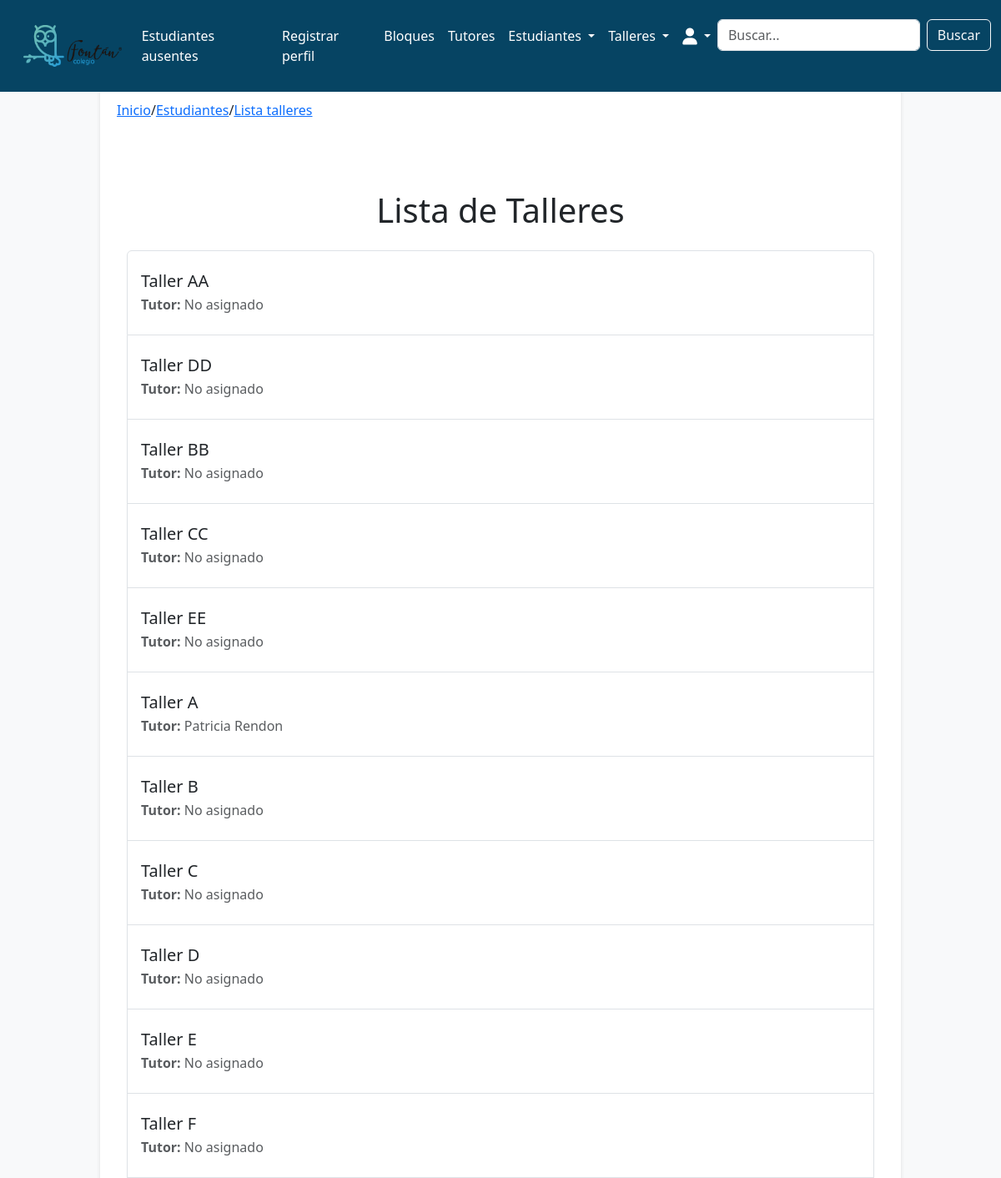
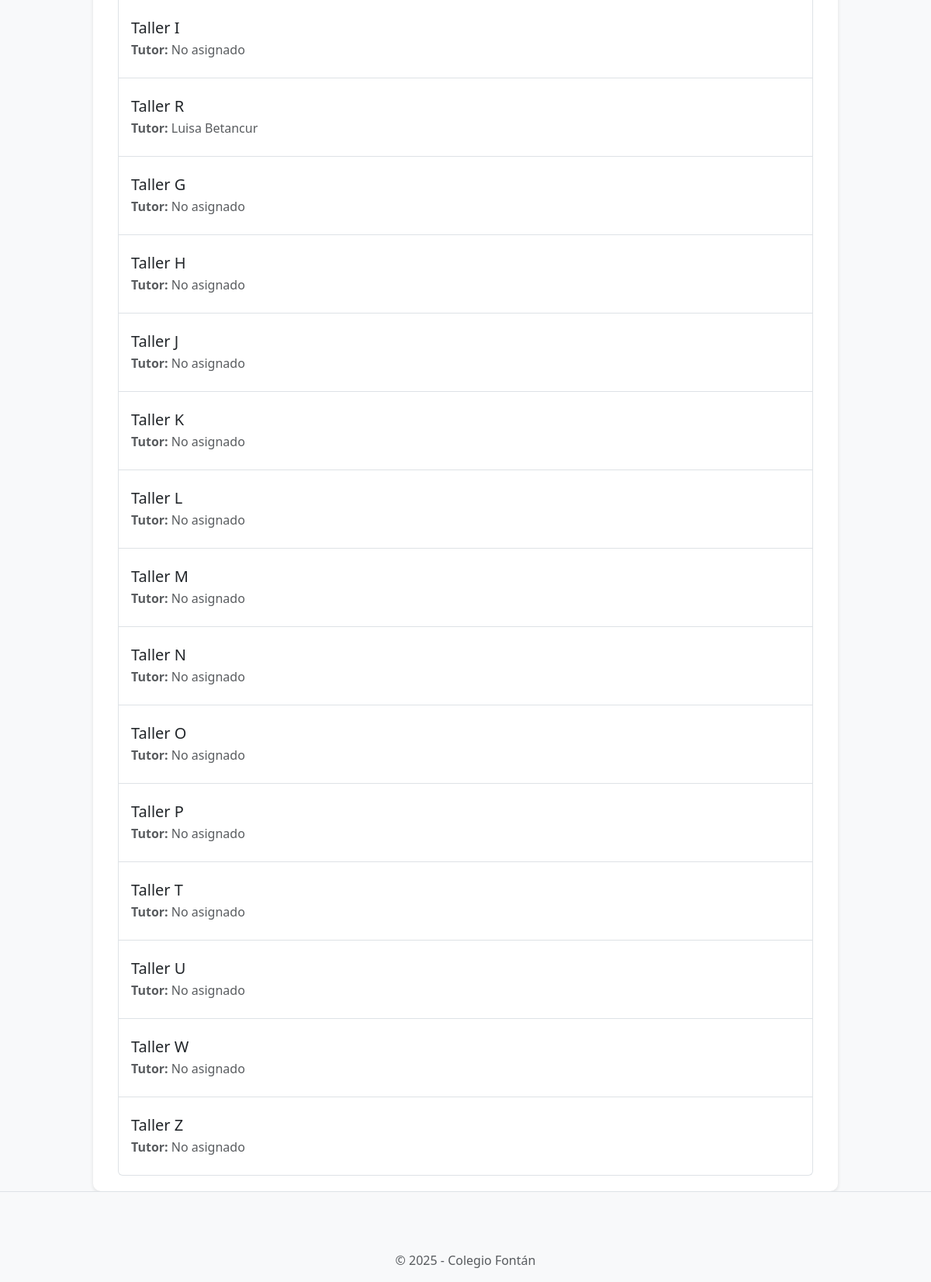
The page /workshops/list/ (signed in) on the database its author committed (2 pictures, top to bottom).
### workshops/models.py (models this page shows, shortened)
class Workshop(models.Model):
    WORKSHOP_TYPES = [
        ('primary', 'Primaria'),
        ('high_school', 'Bachillerato'),
        ('collective', 'Colectivo'),
    ]
    workshop_id = models.AutoField(primary_key=True)
    name = models.CharField(max_length=100, unique=True)
    tutor = models.ForeignKey(
        'tutors.Tutor',
        on_delete=models.SET_NULL,
        null=True,
        blank=True,
        related_name='workshops'  # Esta línea permite acceder a los talleres desde el tutor
    )
    max_capacity = models.IntegerField(default=25)
    type = models.CharField(
        max_length=20,
        choices=WORKSHOP_TYPES,
        default='primary'
    )

### tutors/models.py (models this page shows, shortened)
class Tutor(models.Model):
    tutor_id = models.AutoField(primary_key=True)
    user = models.OneToOneField(
        User,
        on_delete=models.CASCADE,
        related_name="tutor_profile"
    )
    student = models.ForeignKey(
        Student,
        on_delete=models.SET_NULL,
        null=True,
        blank=True
    )

### workshops/views.py (the view)
# urls.py: path('list/', views.list_workshops, name='list_workshops'),
def list_workshops(request):
    workshops = Workshop.objects.all()
    return render(request, 'workshops/workshops_list.html', {'workshops': workshops})

### workshops/templates/workshops/workshops_list.html
{% extends 'base.html' %}
{% block breadcrumb %}
  <a href="{% url 'home.home' %}">Inicio</a>
  <span>/</span>
  <a href="{% url 'students.student_list' %}">Estudiantes</a>
  <span>/</span>
  <a href="{% url 'workshops:list_workshops' %}">Lista talleres</a>
{% endblock %}
{% block content %}
<div class="container mt-4">
  <h1 class="text-center mb-4">Lista de Talleres</h1>
  <div class="list-group">
    {% for workshop in workshops %}
      <a
        href="{% url 'workshops:students_by_workshop' workshop.workshop_id %}" class="list-group-item list-group-item-action py-4">
        <h5 class="mb-1">{{ workshop.name }}</h5>
        <p class="mb-0 text-muted">
          <strong>Tutor:</strong>
          {% if workshop.tutor %}
            {{ workshop.tutor.user.first_name }} {{ workshop.tutor.user.last_name }}
          {% else %}
            No asignado
          {% endif %}
        </p>
      </a>
    {% endfor %}
  </div>
</div>
{% endblock %}

### horariosfontanproyecto/templates/base.html (style rules this page uses)
body { background-color: #f8f9fa; }
.container { max-width: 960px; margin: 0 auto; }

### horariosfontanproyecto/templates/navbar.html (style rules this page uses)
:root { --primary-color: #064463; --secondary-color: #1C5471; --hover-color: #163E59; --text-color: #fff; --bg-color: #f9f9f9; }

### rows shown on the page
Workshop: name "Taller AA", shows "No asignado"
Workshop: name "Taller DD", shows "No asignado"
Workshop: name "Taller BB", shows "No asignado"
Workshop: name "Taller CC", shows "No asignado"
Workshop: name "Taller EE", shows "No asignado"
Workshop: name "Taller A", tutor.user.first_name "Patricia", tutor.user.last_name "Rendon"
Workshop: name "Taller B", shows "No asignado"
Workshop: name "Taller C", shows "No asignado"
Workshop: name "Taller D", shows "No asignado"
Workshop: name "Taller E", shows "No asignado"
Workshop: name "Taller F", shows "No asignado"
Workshop: name "Taller I", shows "No asignado"
Workshop: name "Taller R", tutor.user.first_name "Luisa", tutor.user.last_name "Betancur"
Workshop: name "Taller G", shows "No asignado"
Workshop: name "Taller H", shows "No asignado"
Workshop: name "Taller J", shows "No asignado"
Workshop: name "Taller K", shows "No asignado"
Workshop: name "Taller L", shows "No asignado"
Workshop: name "Taller M", shows "No asignado"
Workshop: name "Taller N", shows "No asignado"
Workshop: name "Taller O", shows "No asignado"
Workshop: name "Taller P", shows "No asignado"
Workshop: name "Taller T", shows "No asignado"
Workshop: name "Taller U", shows "No asignado"
Workshop: name "Taller W", shows "No asignado"
Workshop: name "Taller Z", shows "No asignado"
